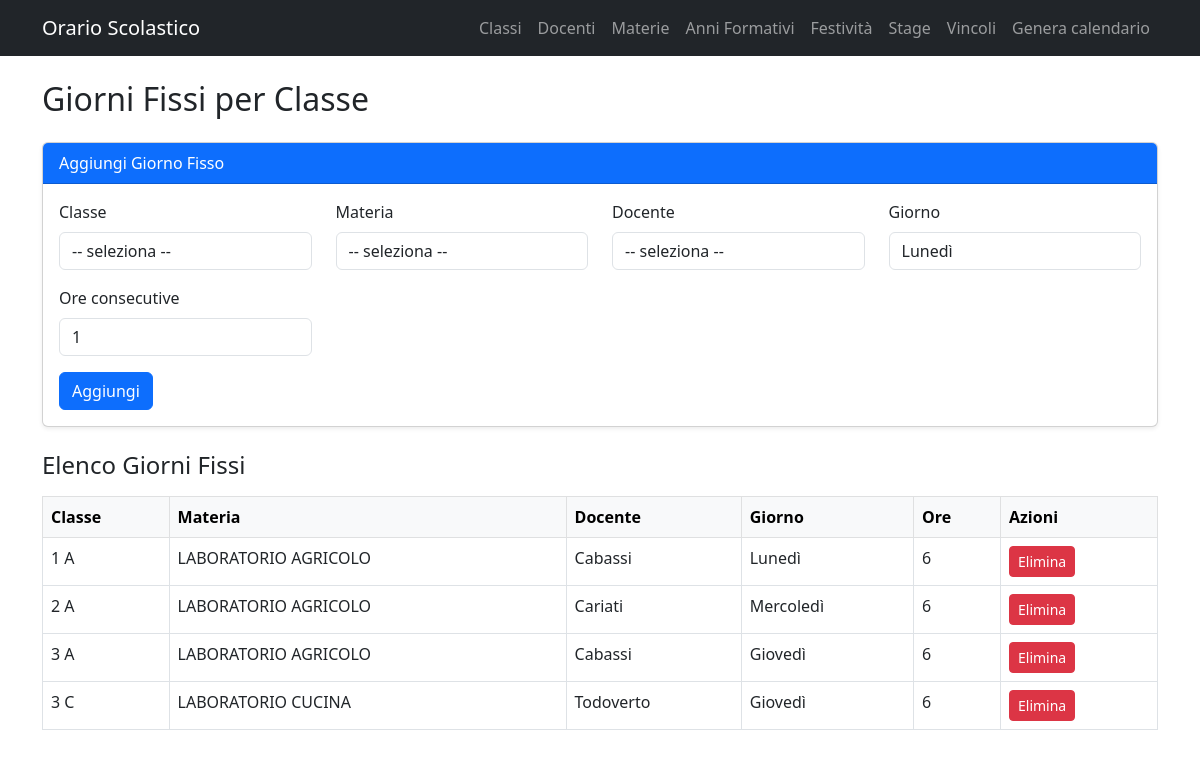
Screenshot of /vincoli/giorni_fissi with the database file from the repository.
### app/models.py (models this page shows)
class GiornoFisso(db.Model):
    id = db.Column(db.Integer, primary_key=True)
    classe_id = db.Column(db.Integer, db.ForeignKey("classe.id"), nullable=False)
    materia_id = db.Column(db.Integer, db.ForeignKey("materia.id"), nullable=False)
    docente_id = db.Column(db.Integer, db.ForeignKey("docente.id"), nullable=False)
    giorno = db.Column(db.String(10), nullable=False)
    ore = db.Column(db.Integer, nullable=False, default=1)
    classe = db.relationship("Classe")
    materia = db.relationship("Materia")
    docente = db.relationship("Docente")

class Classe(db.Model):
    id = db.Column(db.Integer, primary_key=True)
    nome_classe = db.Column(db.String(50), nullable=False, unique=True)
    data_inizio = db.Column(db.Date, nullable=True)
    data_fine = db.Column(db.Date, nullable=True)
    ore_massime_giornaliere = db.Column(db.Integer, default=6)
    giorni_lezione = db.Column(db.String(100), default="Lunedì,Martedì,Mercoledì,Giovedì,Venrdì")
    classe_associata_id = db.Column(db.Integer, db.ForeignKey("classe.id"), nullable=True)
    classe_associata = db.relationship("Classe", remote_side=[id])
    materie_assegnate = db.relationship(
        "MateriaClasse",
        backref="classe",
        cascade="all, delete-orphan"
    )
    calendario = db.relationship(
        "CalendarioClasse",
        backref="classe",
        uselist=False,
        cascade="all, delete-orphan"
    )

class Materia(db.Model):
    id = db.Column(db.Integer, primary_key=True)
    nome = db.Column(db.String(100), nullable=False, unique=True)
    colore = db.Column(db.String(20), default="#007bff")
    is_professionale = db.Column(db.Boolean, default=False)

class Docente(db.Model):
    id = db.Column(db.Integer, primary_key=True)
    nome_docente = db.Column(db.String(100), nullable=False)
    insegnamenti = db.relationship("MateriaClasse", backref="docente_rel", cascade="all, delete-orphan")

### app/routes/vincoli.py (the view)
@vincoli_bp.route("/giorni_fissi")
def giorni_fissi():
    classi = Classe.query.order_by(Classe.nome_classe).all()
    materie = Materia.query.order_by(Materia.nome).all()
    docenti = Docente.query.order_by(Docente.nome_docente).all()
    giorni_fissi = GiornoFisso.query.all()
    docenti_dict = {d.id: d.nome_docente for d in docenti}
    return render_template(
        "giorni_fissi.html",
        classi=classi,
        materie=materie,
        docenti=docenti,
        giorni_fissi=giorni_fissi
    )

### app/templates/giorni_fissi.html (shortened to what this page needs)
{% extends "base.html" %}
{% block content %}
<div class="container mt-4">
    <h2 class="mb-4">Giorni Fissi per Classe</h2>
    <div class="card shadow-sm mb-4">
        <div class="card-header bg-primary text-white">
            Aggiungi Giorno Fisso
        </div>
        <div class="card-body">
            <form method="POST" action="{{ url_for('vincoli.salva_giorno_fisso') }}">
                <div class="row mb-3">
                    <div class="col-md-3">
                        <label class="form-label">Classe</label>
                        <select name="classe_id" class="form-control" required>
                            <option value="" disabled selected>-- seleziona --</option>
                        </select>
                    </div>
                    <div class="col-md-3">
                        <label class="form-label">Materia</label>
                        <select name="materia_id" class="form-control" required>
                            <option value="" disabled selected>-- seleziona --</option>
                        </select>
                    </div>
                    <div class="col-md-3">
                        <label class="form-label">Docente</label>
                        <select name="docente_id" class="form-control" required>
                            <option value="" disabled selected>-- seleziona --</option>
                        </select>
                    </div>
                    <div class="col-md-3">
                        <label class="form-label">Giorno</label>
                        <select name="giorno" class="form-control" required>
                            <option value="lun">Lunedì</option>
                        </select>
                    </div>
                </div>
                <div class="row mb-3">
                    <div class="col-md-3">
                        <label class="form-label">Ore consecutive</label>
                        <input type="number" name="ore" class="form-control" min="1" max="8" value="1" required>
                    </div>
                </div>
                <button class="btn btn-primary">Aggiungi</button>
            </form>
        </div>
    </div>
    <h4>Elenco Giorni Fissi</h4>
    <table class="table table-bordered mt-3">
        <thead class="table-light">
            <tr>
                <th>Classe</th>
                <th>Materia</th>
                <th>Docente</th>
                <th>Giorno</th>
                <th>Ore</th>
                <th>Azioni</th>
            </tr>
        </thead>
        <tbody>
            {% for gf in giorni_fissi %}
            <tr>
                <td>{{ gf.classe.nome_classe }}</td>
                <td>{{ gf.materia.nome }}</td>
                <td>{{ gf.docente.nome_docente }}</td>
                <td>{{ gf.giorno }}</td>
                <td>{{ gf.ore }}</td>
                <td>
                    <form method="POST" action="{{ url_for('vincoli.elimina_giorno_fisso', id=gf.id) }}">
                        <button class="btn btn-danger btn-sm">Elimina</button>
                    </form>
                </td>
            </tr>
            {% endfor %}
        </tbody>
    </table>
</div>
{% endblock %}

### rows the page displays
GiornoFisso: classe.nome_classe "1 A", materia.nome "LABORATORIO AGRICOLO", docente.nome_docente "Cabassi", giorno "Lunedì", ore "6"
GiornoFisso: classe.nome_classe "2 A", materia.nome "LABORATORIO AGRICOLO", docente.nome_docente "Cariati", giorno "Mercoledì", ore "6"
GiornoFisso: classe.nome_classe "3 A", materia.nome "LABORATORIO AGRICOLO", docente.nome_docente "Cabassi", giorno "Giovedì", ore "6"
GiornoFisso: classe.nome_classe "3 C", materia.nome "LABORATORIO CUCINA", docente.nome_docente "Todoverto", giorno "Giovedì", ore "6"
